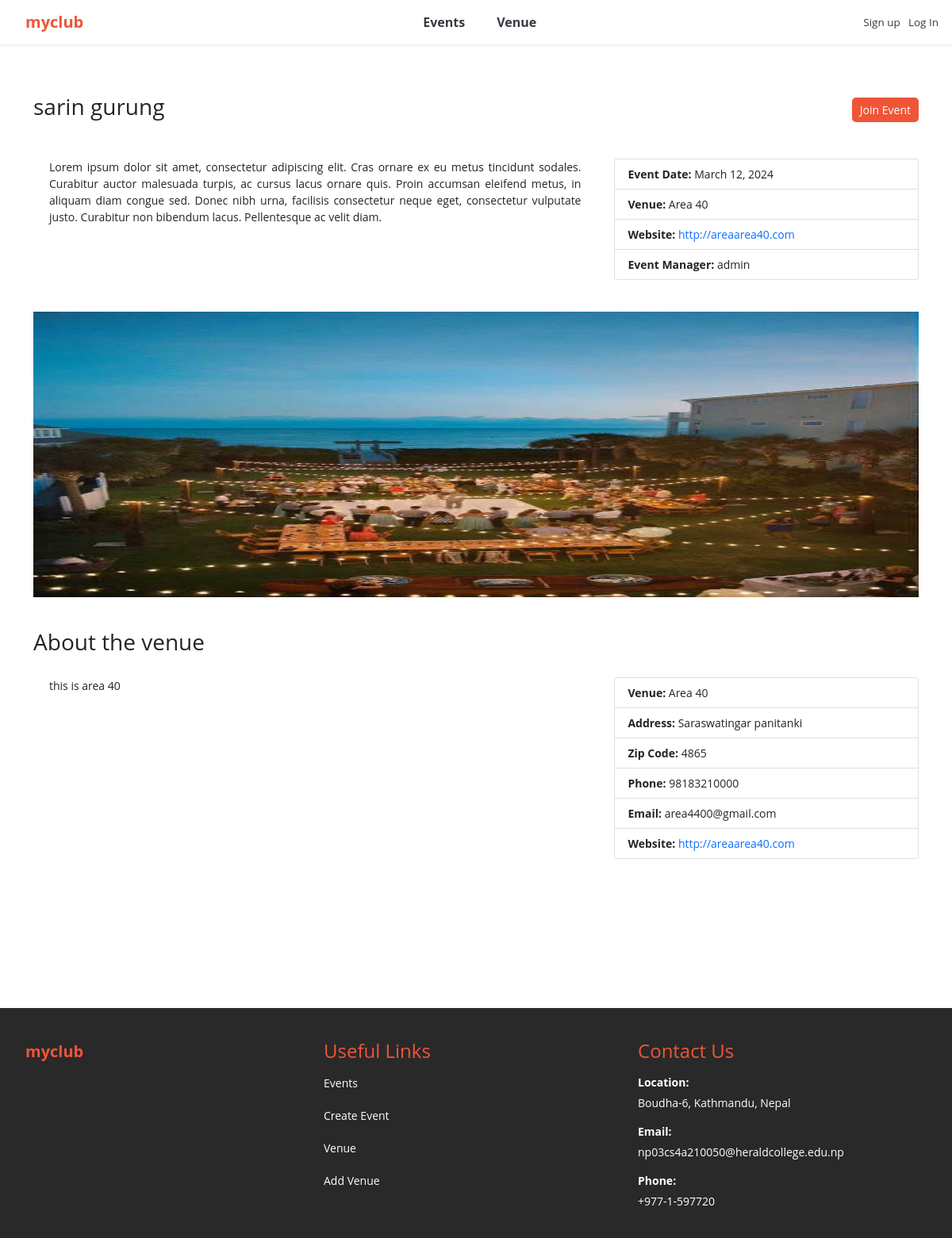
The app's page /show_event/17, older data.
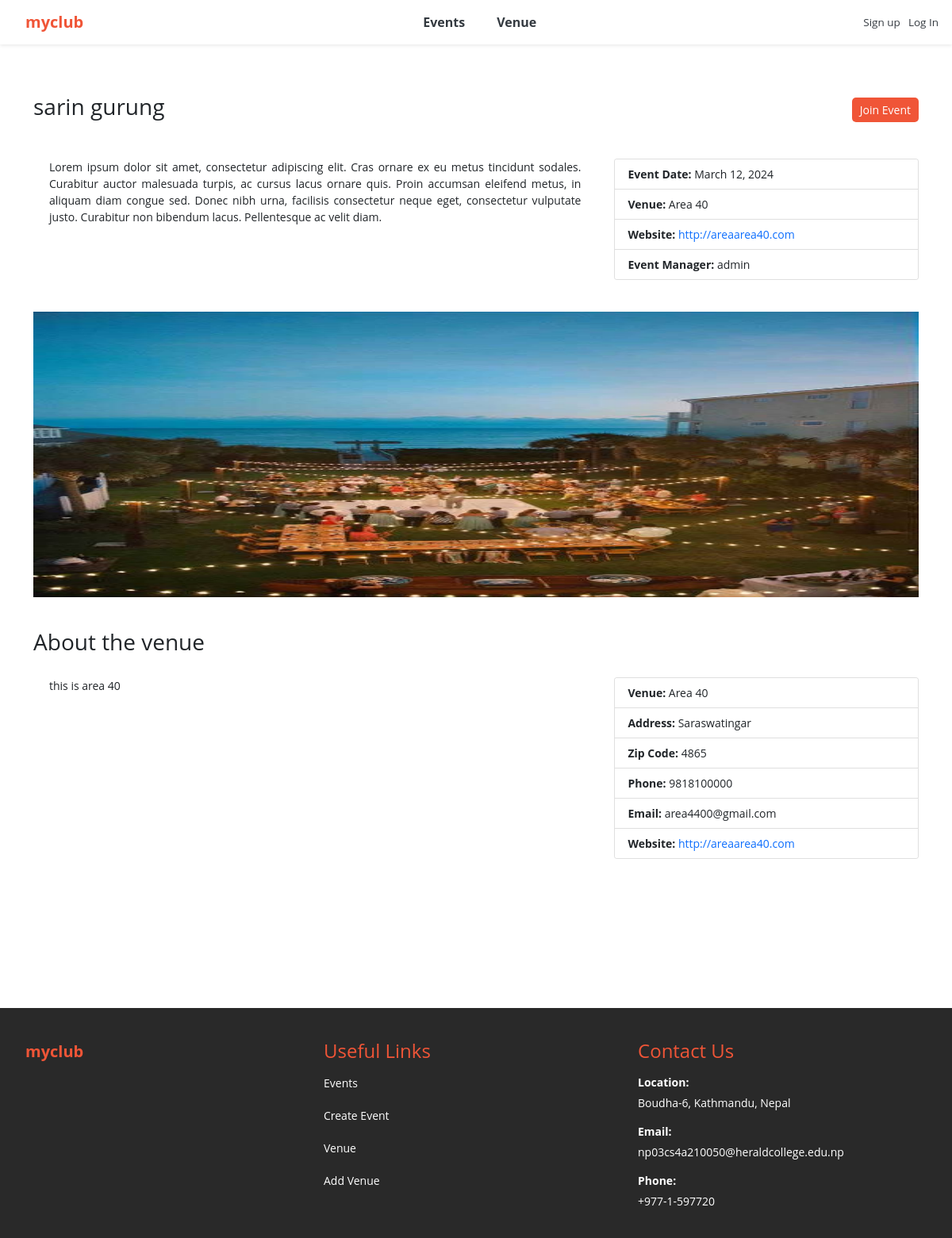
The same page, newer data.
### events/models.py (models this page shows, shortened)
class Event(models.Model):
	name = models.CharField('Event Name', max_length=120)
	event_date = models.DateField('Event Date', blank=False)
	venue = models.ForeignKey(Venue, blank=True, null=True, on_delete=models.CASCADE)
	manager = models.ForeignKey(User, blank=True, null=True, on_delete=models.SET_NULL)
	description = models.TextField(blank=True)
	attendees = models.ManyToManyField(MyClubUser, blank=True)
	registration_fee = models.IntegerField('Registration Fee', default=0)
	def __str__(self):
		return self.name
	class Meta:
		ordering = ['-event_date']

class Venue(models.Model):
	name = models.CharField('Venue Name', max_length=120)
	address = models.CharField(max_length=300)
	zip_code = models.CharField('Zip Code', max_length=15)
	phone = models.CharField('Contact Phone', max_length=25, blank=True)
	web = models.URLField('Website Address', blank=True)
	email_address = models.EmailField('Email Address', blank=True)
	owner = models.IntegerField("Venue Owner", blank=False, default=1)
	venue_description = models.TextField(blank=True)
	venue_image = models.ImageField(null=True, blank=True, upload_to="images/")
	def __str__(self):
		return self.name
	class Meta:
		ordering = ['name']

### events/views.py (the view)
# urls.py: path('show_event/<int:event_id>', views.show_event, name='show-event'),
def show_event(request, event_id):
	event = get_object_or_404(Event, pk=event_id)
	uuid_val = uuid.uuid4()
	secret_key = "8gBm/:&EnhH.1/q"
	data_to_sign = f"total_amount={event.registration_fee},transaction_uuid={uuid_val},product_code=EPAYTEST"
	signature = genSha256(secret_key, data_to_sign)
	return render(request, 'events/show_event.html', {'event': event, 'signature': signature, 'transaction_uuid': uuid_val})

### events/views.py (called while the page is built)
def genSha256(key, message):
	key = key.encode('utf-8')
	message = message.encode('utf-8')
	hmac_sha256 = hmac.new(key, message, hashlib.sha256)
	digest = hmac_sha256.digest()
	signature = base64.b64encode(digest).decode('utf-8')
	return signature

### events/templates/events/show_event.html (shortened to what the changed rows need)
{% extends 'events/base.html' %}
{% block content %}
<br>
<div class="venue-details">
	<nav class="custom-nav">
		<div>
			<h3>{{ event }}</h3>
		</div>
	</nav>
    <div class="flex-container">
	    <div class="description">
	    {% if event.description %}
	        <p>{{ event.description }}</p>
	    {% endif %}
	    </div>
	    <div class="card car">
	    	<ul class="list-group list-group-flush">
		        {% if event.event_date %}
		            <li class="list-group-item"><strong>Event Date:</strong> {{ event.event_date }}</li>
		        {% endif %}
		        {% if event.venue %}
		            <li class="list-group-item"><strong>Venue:</strong> {{ event.venue }}</li>
		        {% endif %}
		        {% if event.venue.web %}
		            <li class="list-group-item"><strong>Website:</strong> <a href="{{ event.venue.web }}" target="_blank" style="text-decoration: none;">{{ event.venue.web }}</a></li>
		        {% endif %}
		        {% if event.manager %}
		            <li class="list-group-item"><strong>Event Manager:</strong> {{ event.manager }}</li>
		        {% endif %}
		    </ul>
		</div>
	</div>
    {% if event.venue.venue_image %}
        <div class="venue-image-container">
            <img src="{{ event.venue.venue_image.url }}" alt="" class="venue-image">
        </div>
    {% endif %}
    <div class="flex-container">
	    <div class="description">
	    {% if event.venue.venue_description %}
	        <p>{{ event.venue.venue_description }}</p>
	    {% endif %}
	    </div>
	    <div class="card car">
	    	<ul class="list-group list-group-flush">
	    		{% if event.venue %}
		            <li class="list-group-item"><strong>Venue:</strong> {{ event.venue }}</li>
		        {% endif %}
		        {% if event.venue.address %}
		            <li class="list-group-item"><strong>Address:</strong> {{ event.venue.address }}</li>
		        {% endif %}
		        {% if event.venue.zip_code %}
		            <li class="list-group-item"><strong>Zip Code:</strong> {{ event.venue.zip_code }}</li>
		        {% endif %}
		        {% if event.venue.phone %}
		            <li class="list-group-item"><strong>Phone:</strong> {{ event.venue.phone }}</li>
		        {% endif %}
		        {% if event.venue.email_address %}
		            <li class="list-group-item"><strong>Email:</strong> {{ event.venue.email_address }}</li>
		        {% endif %}
		        {% if event.venue.web %}
		            <li class="list-group-item"><strong>Website:</strong> <a href="{{ event.venue.web }}" target="_blank" style="text-decoration: none;">{{ event.venue.web }}</a></li>
		        {% endif %}
		    </ul>
		</div>
	</div>
</div>
<br><br><br>
{% endblock %}

Row changes from the older to the newer data that the page shows:
changed through a linked row, Event "sarin gurung": venue.address "Saraswatingar panitanki" → "Saraswatingar"; venue.phone "98183210000" → "9818100000"
